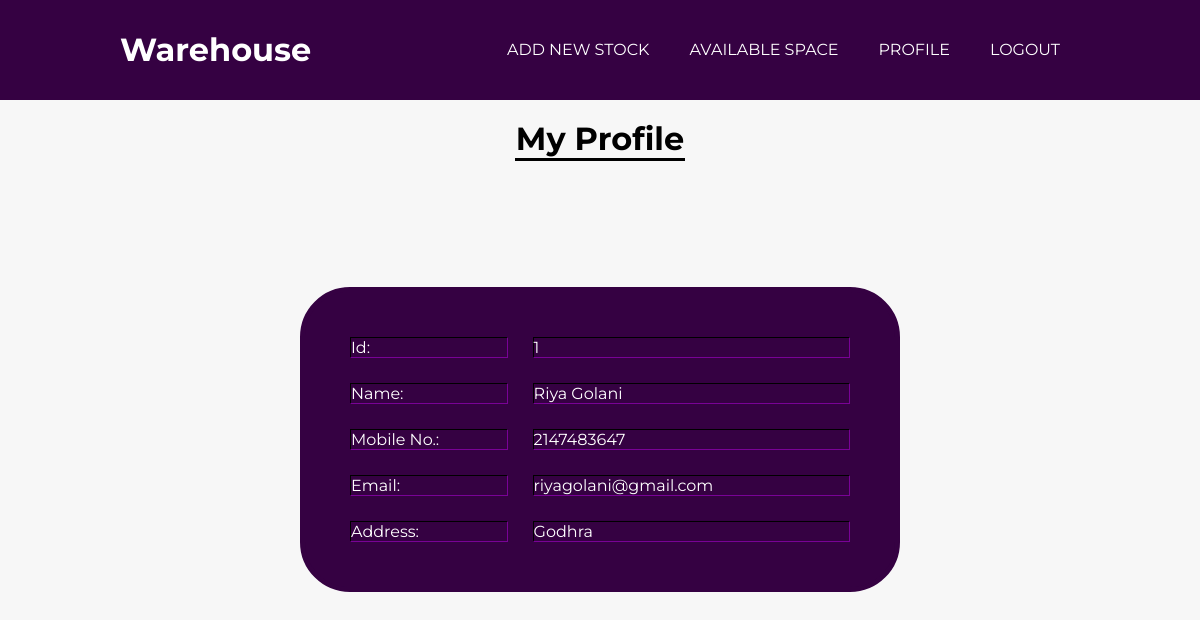
The page /profile_owner.php (signed in) on the database its author committed.
### tables this page shows
CREATE TABLE `credentials` (
  `id` int(11) NOT NULL,
  `name` varchar(50) NOT NULL,
  `email` varchar(50) NOT NULL,
  `mobile` int(10) NOT NULL,
  `PASSWORD` varchar(20) NOT NULL,
  `address` varchar(100) NOT NULL
);

### profile_owner.php (the view, shortened to what this page needs)
<?php
include("navbar2.php");
?>
<!DOCTYPE html>
<html>
<head>
</head>
<body>
	<br>
<center><h1 style="border-bottom: 3px solid black; width:170px;">My Profile</h1></center>
</body>
</html>
<?php
echo "<center>";
echo "<br><br><br><br>";
$con=mysqli_connect('localhost','root','','hackathon');
$Email=$_SESSION['uid1'];
$sql="SELECT * FROM credentials  where email='$Email'";
$s1=mysqli_query($con,$sql);
$R=mysqli_num_rows($s1);
if($R>0)
{
  while($r=mysqli_fetch_assoc($s1))
  {
		echo "<div align='center' color='purple' class='insertBackground'>
			<table  border-collapse='collapse' border='3px' width='400px' height='300px' class='insertTable' cellspacing='25px'>
		<tr><td>Id:</td>"."<td>".$r['id']."</td></tr>
		<tr><td>Name:</td><td>".$r['name']."</td></tr>
		<tr><td>Mobile No.:</td><td>".$r['mobile']."</td></tr>
		<tr><td>Email:</td><td>".$r['email']."</td></tr>
		<tr><td>Address:</td><td>".$r['address']."</td></tr>
		</table>
		</div>";
  }
}
echo "</center>";
?>

### styles.css (style rules this page uses)
* { padding: 0px; margin: 0px; }
body { font-family: 'Montserrat', sans-serif; padding: 0px; margin: 0px; background-color: #f7f7f7; }
.insertTable { border: 5px solid #350142; border-radius: 50px; margin-top: 50px; padding: 20px; width: 600px; background-color: #350142; }
.insertTable tr td { color: white; }

### rows shown on the page
credentials: id "1", name "Riya Golani", mobile "2147483647", email "riyagolani@gmail.com", address "Godhra"
